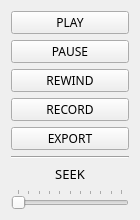
<?xml version="1.0" encoding="UTF-8"?>
<ui version="4.0">
 <class>dlg_control</class>
 <widget class="QDialog" name="dlg_control">
  <property name="geometry">
   <rect>
    <x>0</x>
    <y>0</y>
    <width>140</width>
    <height>220</height>
   </rect>
  </property>
  <property name="sizePolicy">
   <sizepolicy hsizetype="Fixed" vsizetype="Fixed">
    <horstretch>0</horstretch>
    <verstretch>0</verstretch>
   </sizepolicy>
  </property>
  <property name="windowTitle">
   <string>Control</string>
  </property>
  <property name="modal">
   <bool>false</bool>
  </property>
  <layout class="QVBoxLayout" name="verticalLayout">
   <property name="sizeConstraint">
    <enum>QLayout::SetMaximumSize</enum>
   </property>
   <item>
    <widget class="QPushButton" name="btn_play">
     <property name="font">
      <font>
       <family>3ds</family>
      </font>
     </property>
     <property name="cursor">
      <cursorShape>OpenHandCursor</cursorShape>
     </property>
     <property name="focusPolicy">
      <enum>Qt::NoFocus</enum>
     </property>
     <property name="text">
      <string>PLAY</string>
     </property>
    </widget>
   </item>
   <item>
    <widget class="QPushButton" name="btn_pause">
     <property name="font">
      <font>
       <family>3ds</family>
      </font>
     </property>
     <property name="cursor">
      <cursorShape>OpenHandCursor</cursorShape>
     </property>
     <property name="focusPolicy">
      <enum>Qt::NoFocus</enum>
     </property>
     <property name="text">
      <string>PAUSE</string>
     </property>
    </widget>
   </item>
   <item>
    <widget class="QPushButton" name="btn_rewind">
     <property name="font">
      <font>
       <family>3ds</family>
      </font>
     </property>
     <property name="cursor">
      <cursorShape>OpenHandCursor</cursorShape>
     </property>
     <property name="focusPolicy">
      <enum>Qt::NoFocus</enum>
     </property>
     <property name="text">
      <string>REWIND</string>
     </property>
    </widget>
   </item>
   <item>
    <widget class="QPushButton" name="btn_record">
     <property name="font">
      <font>
       <family>3ds</family>
      </font>
     </property>
     <property name="cursor">
      <cursorShape>OpenHandCursor</cursorShape>
     </property>
     <property name="focusPolicy">
      <enum>Qt::NoFocus</enum>
     </property>
     <property name="text">
      <string>RECORD</string>
     </property>
    </widget>
   </item>
   <item>
    <widget class="QPushButton" name="btn_export">
     <property name="font">
      <font>
       <family>3ds</family>
      </font>
     </property>
     <property name="cursor">
      <cursorShape>OpenHandCursor</cursorShape>
     </property>
     <property name="focusPolicy">
      <enum>Qt::NoFocus</enum>
     </property>
     <property name="text">
      <string>EXPORT</string>
     </property>
     <property name="flat">
      <bool>false</bool>
     </property>
    </widget>
   </item>
   <item>
    <widget class="Line" name="line">
     <property name="orientation">
      <enum>Qt::Horizontal</enum>
     </property>
    </widget>
   </item>
   <item>
    <widget class="QLabel" name="lbl_seek">
     <property name="enabled">
      <bool>true</bool>
     </property>
     <property name="font">
      <font>
       <family>3ds</family>
       <pointsize>10</pointsize>
      </font>
     </property>
     <property name="text">
      <string>SEEK</string>
     </property>
     <property name="alignment">
      <set>Qt::AlignCenter</set>
     </property>
    </widget>
   </item>
   <item>
    <widget class="QSlider" name="sld_seek">
     <property name="enabled">
      <bool>true</bool>
     </property>
     <property name="font">
      <font>
       <family>3ds</family>
      </font>
     </property>
     <property name="cursor">
      <cursorShape>PointingHandCursor</cursorShape>
     </property>
     <property name="maximum">
      <number>100</number>
     </property>
     <property name="tracking">
      <bool>false</bool>
     </property>
     <property name="orientation">
      <enum>Qt::Horizontal</enum>
     </property>
     <property name="invertedAppearance">
      <bool>false</bool>
     </property>
     <property name="tickPosition">
      <enum>QSlider::TicksAbove</enum>
     </property>
    </widget>
   </item>
  </layout>
 </widget>
 <resources/>
 <connections/>
</ui>
